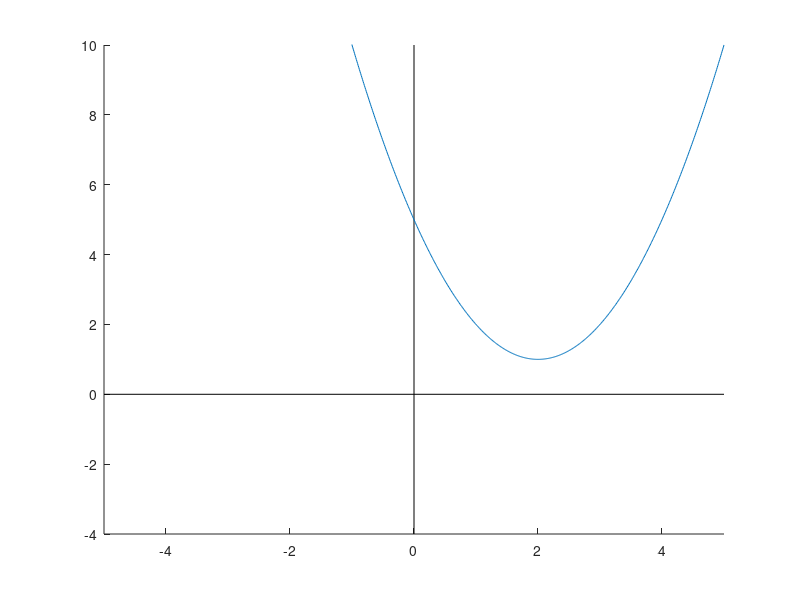

This figure's MATLAB source:
function function_plot_1
x = [-5:0.01:5];
y = myfunction(x);

figure 
hold on
plot([min(x) max(x)],[0 0],'k-')
plot([0 0],[-4 10],'k-')
plot(x,y);
axis([-inf inf -4.0 10.0])

return

function y = myfunction(x)

y = (x-2).^2 +1;

return





